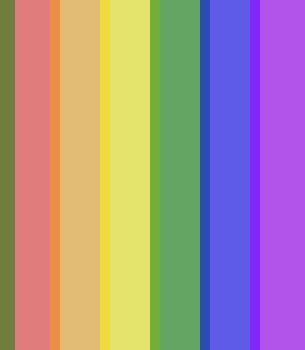
Frame 1 (no input)
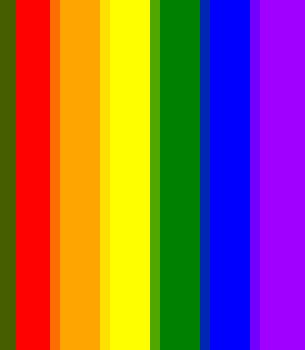
Frame 60 (the mouse pressed at the canvas centre just before this capture)
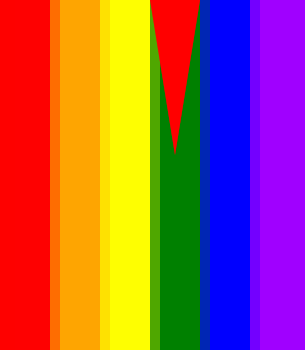
Frame 120 (the mouse held since frame 60 and released just before this capture)

The Processing sketch that drew these frames (run headless with seeded random() and noise(); from frame 60 on, the mouse is pressed at the canvas centre):

// Processing sketch: processing_185196
// ── processing_185196.pde

void setup(){
  size(305,350);
  smooth();
  noStroke();
}
  
  void draw(){
    fill(255,0,0,100);
    rect(0,0,60,height);
    fill(255,165,0,110);
    rect(50,0,60,height);
    fill(255,255,0,120);
    rect(100,0,60,height);
    fill(0,128,0,130);
    rect(150,0,60,height);
    fill(0,0,255,140);
    rect(200,0,60,height);
    fill(159,0,255,150);
    rect(250,0,60,height); 
    
    if(mouseX<=50){
      option1();}
      if(mouseX>50 &&mouseX<=100){
        option2();}
        if(mouseX>100 &&mouseX<=150){
        option3();}
        if(mouseX>150 &&mouseX<=200){
        option4();}
        if(mouseX>200 &&mouseX<=250){
        option5();}
        if(mouseX>250 &&mouseX<=300){
        option6();}
       

       
         
         if(mouseX>=301 &&mousePressed==true){
           
       fill(0,128,0,130);
    rectMode(CENTER);
    rect(25,175,30,(abs(175-mouseY)*second()/2));
    rectMode(CORNER);
       pushMatrix();
      fill(159,0,255,150);
      translate(75,175);
      ellipse(0,0,30,abs(2*mouseY-350));
      popMatrix();
      
pushMatrix();
  translate((mouseX+pmouseX)/2-175,pmouseY);
  rotate(radians(millis()/3));
  noStroke();
 fill(0,0,255,mouseX);
 ellipse((mouseY+35)%49,(mouseX+53)%8,15,15);
popMatrix();
        option4();
        option5();
         option6();}
         else{noCursor();}
  }
  
  
  
  
  void option1(){
    fill(0,128,0,130);
    rectMode(CENTER);
    rect(mouseX,mouseY,30,(abs(175-mouseY)*second()/2));
    rectMode(CORNER);
  } 
    void option2(){
      pushMatrix();
      fill(159,0,255,150);
      translate(mouseX,mouseY);
      ellipse(0,0,30,abs(2*mouseY-350));
      popMatrix();
  } 
   void option3(){
    
   pushMatrix();
  translate((250-mouseX+pmouseX-pmouseY+pmouseY)/2,pmouseY);
  rotate(radians(millis()/3));
  noStroke();
 fill(0,0,255,mouseX);
 ellipse((mouseY+35)%49,(mouseX+53)%8,15,15);
popMatrix();

     
  } 
   void option4(){
     if(mouseY<=175){
       fill(255,0,0);
        triangle(150,0,200,0,175,mouseY-20);}
        else{fill(255,0,0);
        triangle(150,350,200,350,175,mouseY+20);}

  } 
   void option5(){
     for(int x=200; x<=250;x+=2) {
    for(int y=0;y<350; y=y+35){
       
      float a=random(255);
      float b=random(50);
      float c=random(45);
      float d=random(255);
       
      fill(255,255,c,abs(2*mouseY-d));
      rect(x,y,3,6);
    }}
  } 
   void option6(){
     if(mousePressed==false){
     fill(255,165,0);
     ellipse(275,175,40,40);}
     else{
       
       for(int x=0; x<=600;x+=50) {
    for(int y=0;y<600; y=y+50){
       
      float z=random(255);
     
       
      fill(255,165,z,150);
      rect(250,0,60,height);
       fill(159,0,255,510%z);
     ellipse(275,175,40,40);}
    }}}

  
